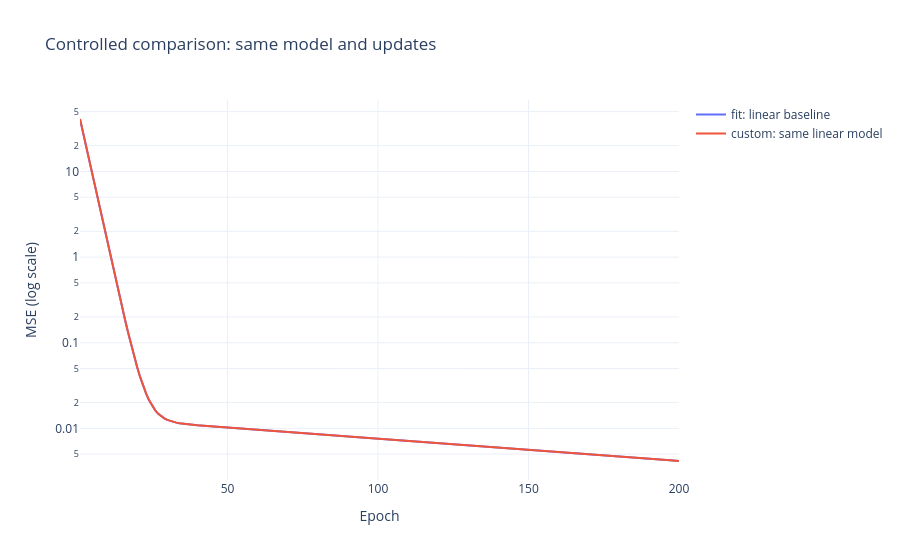

The code cell stored with this chart in its notebook:
### Markdown cell above
## 🧩 Eche — Comparing the interfaces fairly

| Responsibility | C1: `fit()` | C2: custom loop |
|---|---|---|
| Data batching | Consumes our prebatched dataset; can batch array inputs | We supply the complete four-point tensor each step |
| Epoch iteration | Built in | Explicit Python loop |
| Forward pass / differentiation | Built-in training step | Model call inside `GradientTape`, then `tape.gradient` |
| Parameter update | Configured optimizer called internally | Explicit `apply_gradients` |
| Loss history | Returns a `History` object | Append losses ourselves |
| Callbacks / validation | Standard interfaces supplied | Must implement or invoke explicitly |

C1 is linear and C2 has a hidden layer, so their loss curves alone cannot isolate an API effect. The next check repeats C1's linear model with identical initialization, learning rate, full batches and 200 updates through the custom loop. Their weights and pre-update losses should agree within floating-point tolerance.

### Code cell
# 🧩 Eche — Echezona (Eche) Oji, 9078881
matched_model = linear_model()
matched_pre, matched_post = train_custom(matched_model, 200, .01)
for fit_weight, custom_weight in zip(c1_models['C1 baseline'].get_weights(), matched_model.get_weights()):
    np.testing.assert_allclose(fit_weight, custom_weight, rtol=1e-5, atol=1e-6)
np.testing.assert_allclose(c1_histories['C1 baseline'], matched_pre, rtol=2e-5, atol=1e-6)
assert c1_results['C1 longer']['final_mse'] < c1_results['C1 baseline']['final_mse']
assert c1_results['C1 longer']['weight_error'] < .01
assert c1_results['C1 longer']['bias_error'] < .01
assert mse(c2_model) < c2_pre[0]
assert np.all(np.isfinite(c2_predictions))
print('PASS: matched-loop weights/losses agree; longer C1 training approaches w=2, b=1; C2 loss falls.')
show_curve({'fit: linear baseline': c1_histories['C1 baseline'],
            'custom: same linear model': matched_pre},
           'Controlled comparison: same model and updates', 'matched_loop_loss.html')
results = {'c1': c1_results, 'c2': {'mse_200': c2_at_200, 'mse_1000': mse(c2_model),
           'predictions': c2_predictions.tolist()}, 'matched_loop_check': 'passed'}
(ARTIFACTS/'results.json').write_text(json.dumps(results, indent=2))

### Figure 1 — Plotly figure (JSON) as saved in the notebook; plotly's stock layout.template omitted (floating-point values rounded to 4 significant figures; data arrays with more than 128 entries replaced by an {"elided": "..."} marker saying what was removed)
{"data": [{"mode": "lines", "name": "fit: linear baseline", "type": "scatter", "x": {"elided": "200 int values"}, "y": {"elided": "200 float values"}}, {"mode": "lines", "name": "custom: same linear model", "type": "scatter", "x": {"elided": "200 int values"}, "y": {"elided": "200 float values"}}], "layout": {"hovermode": "x unified", "title": {"text": "Controlled comparison: same model and updates"}, "xaxis": {"title": {"text": "Epoch"}}, "yaxis": {"title": {"text": "MSE (log scale)"}, "type": "log"}}}
